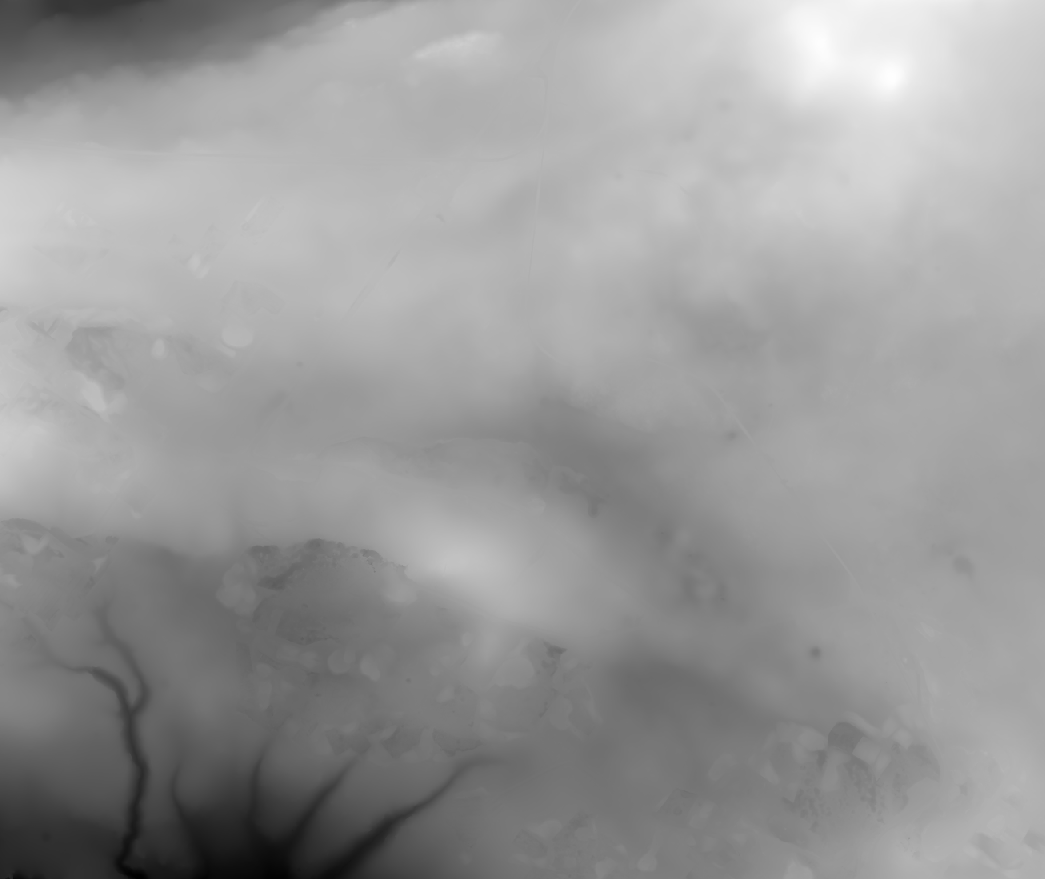
%> input picture ChrismasTerrain.tif, 1045 x 879 px
$ octave plot_map1.m   (GNU Octave 9; MATLAB toolbox functions it lacks are replaced by stand-ins)
%> lines starting %> are read from the running program, lines starting %| are printed output that depends on the picture
### CreateModel.m
%{
This model is generated by:
- Loading terrain map
- Creating threats as cylinders
- Creating start and finish points
- Setting ranges and limits
%}

function model=CreateModel()

    H = imread('ChrismasTerrain.tif'); % Get elevation data
%> H is the input picture: size 879x1045 single; min 48.92, max 296, mean 198.6
    H (H < 0) = 0;
    MAPSIZE_X = size(H,2); % x index: columns of H
%> MAPSIZE_X = 1045
    MAPSIZE_Y = size(H,1); % y index: rows of H
%> MAPSIZE_Y = 879
    [X,Y] = meshgrid(1:MAPSIZE_X,1:MAPSIZE_Y); % Create all (x,y) points to plot

    % Threats as cylinders
    R1=80;  % Radius
    x1 = 400; y1 = 500; z1 = 100; % center

    R2=70;  % Radius
    x2 = 600; y2 = 200; z2 = 150; % center

    R3=80;  % Radius
    x3 = 500; y3 = 350; z3 = 150; % center

    R4=70;  % Radius
    x4 = 350; y4 = 200; z4 = 150; % center

    R5=70;  % Radius
    x5 = 700; y5 = 550; z5 = 150; % center

    R6=80;  % Radius
    x6 = 650; y6 = 750; z6 = 150; % center

    % Map limits
    xmin= 1;
    xmax= MAPSIZE_X;
%> xmax = 1045

    ymin= 1;
    ymax= MAPSIZE_Y;
%> ymax = 879

    zmin = 100;
    zmax = 200;

    % Start and end position
    start_location = [200;100;150];
    end_location = [800;800;150];

    % Number of path nodes (not including the start position (start node))
    n=10;

    % Incorporate map and searching parameters to a model
    model.start=start_location;
    model.end=end_location;
    model.n=n;
    model.xmin=xmin;
    model.xmax=xmax;
%> model.xmax = 1045
    model.zmin=zmin;
    model.ymin=ymin;
    model.ymax=ymax;
%> model.ymax = 879
    model.zmax=zmax;
    model.MAPSIZE_X = MAPSIZE_X;
%> model.MAPSIZE_X = 1045
    model.MAPSIZE_Y = MAPSIZE_Y;
%> model.MAPSIZE_Y = 879
    model.X = X;
    model.Y = Y;
    model.H = H;
    model.threats = [x1 y1 z1 R1;x2 y2 z2 R2; x3 y3 z3 R3; x4 y4 z4 R4; x5 y5 z5 R5;x6 y6 z6 R6];
    PlotModel(model);
end

### PlotModel.m
% Plot the terrain model and threats
function PlotModel(model)

    mesh(model.X,model.Y,model.H); % Plot the data
    colormap summer;                    % Default color map.
    set(gca, 'Position', [0 0 1 1]); % Fill the figure window.
    axis equal vis3d on;            % Set aspect ratio and turn off axis.
    shading interp;                  % Interpolate color across faces.
    material dull;                   % Mountains aren't shiny.
    camlight left;                   % Add a light over to the left somewhere.
    lighting gouraud;                % Use decent lighting.
    xlabel('x [m]');
    ylabel('y [m]');
    zlabel('z [m]');
    hold on


    % Threats as cylinders
    threats = model.threats;
%> threats = [400 500 100 80; 600 200 150 70; 500 350 150 80; 350 200 150 70; 700 550 150 70; 650 750 150 80]
    threat_num = size(threats,1);
%> threat_num = 6
    h=250; % Height

    for i = 1:threat_num
        threat = threats(i,:);
        threat_x = threat(1);
        threat_y = threat(2);
        threat_z = threat(3);
        threat_radius = threat(4);


        [xc,yc,zc]=cylinder(threat_radius); % create a unit cylinder
        % set the center and height
        xc=xc+threat_x;
        yc=yc+threat_y;
        zc=zc*h+threat_z;
        c = mesh(xc,yc,zc); % plot the cylinder
        set(c,'edgecolor','none','facecolor','#FF0000','FaceAlpha',.3); % set color and transparency
    end
%> this loop made 6 passes
%> (threat_x, threat_y, threat_z, threat_radius) on passes 1 to 6: (400, 500, 100, 80), (600, 200, 150, 70), (500, 350, 150, 80), (350, 200, 150, 70), (700, 550, 150, 70), (650, 750, 150, 80)

end

### plot_map1.m
% Quick script: plot Map 1 (Christmas terrain) and save as PNG
clc; clear; close all;

model = CreateModel();
%> model = {start [200 100 150], end [800 800 150], n 10, xmin 1, xmax 1045, zmin 100}

% Mark start and end points
plot3(model.start(1), model.start(2), model.start(3)+20, ...
    'go', 'MarkerSize', 12, 'MarkerFaceColor', 'g');
plot3(model.end(1), model.end(2), model.end(3)+20, ...
    'ro', 'MarkerSize', 12, 'MarkerFaceColor', 'r');

% Adjust view angle
view(135, 30);

% Title and legend
title('Map 1: Christmas Terrain with 6 Threat Cylinders', 'FontSize', 12);
legend({'Terrain', 'Threat', 'Threat', 'Threat', 'Threat', 'Threat', 'Threat', ...
    'Start', 'End'}, 'Location', 'northeast');
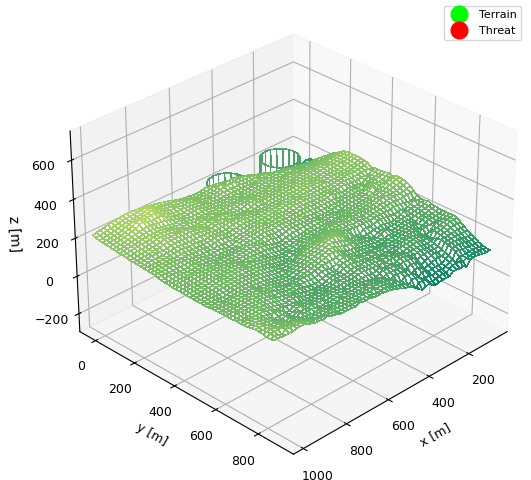
%> figure redrawn from the program's plot data

% Save figure
saveas(gcf, 'figures/map1_overview.png');
fprintf('Map saved to figures/map1_overview.png\n');
fprintf('Terrain size: %d x %d\n', model.MAPSIZE_X, model.MAPSIZE_Y);
%| Terrain size: 1045 x 879
fprintf('Threats: %d cylinders\n', size(model.threats, 1));
%| Threats: 6 cylinders
fprintf('Start: (%.0f, %.0f, %.0f)\n', model.start);
%| Start: (200, 100, 150)
fprintf('End: (%.0f, %.0f, %.0f)\n', model.end);
%| End: (800, 800, 150)
